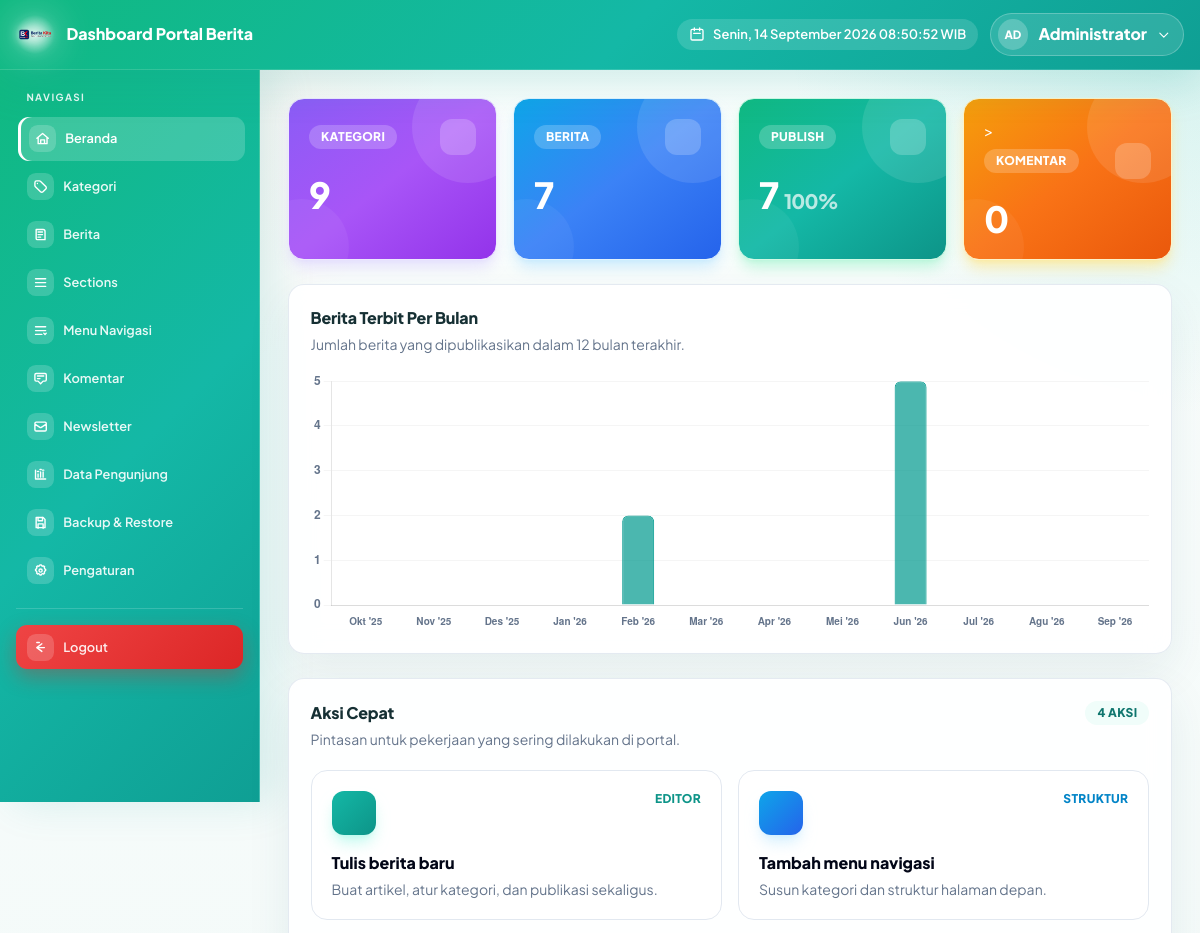
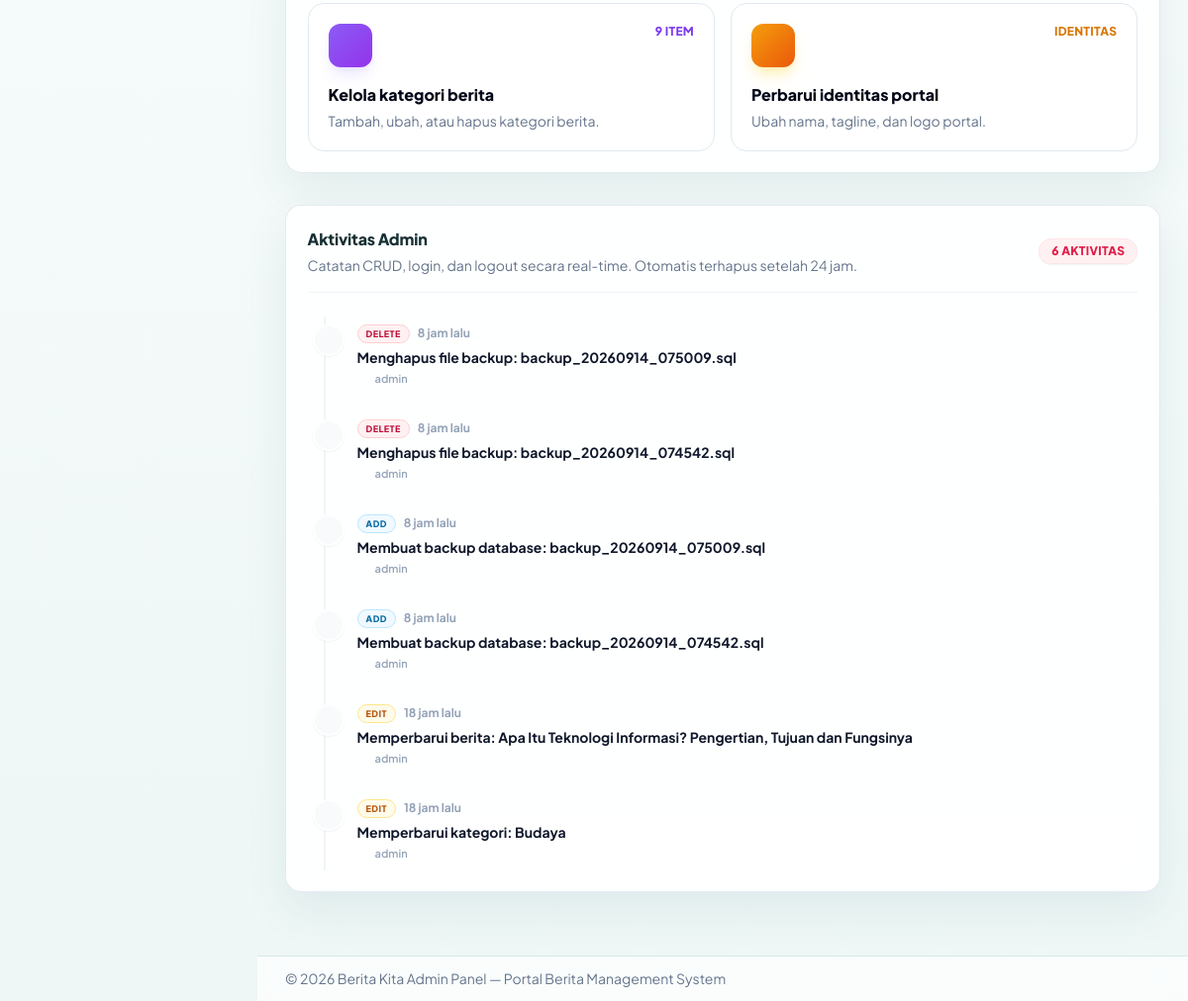
Screenshot of /admin/dashboard (signed in) with the database file from the repository (2 pictures, top to bottom).
### tables this page shows
CREATE TABLE `settings` (
  `id` int unsigned NOT NULL AUTO_INCREMENT,
  `site_name` varchar(150) NOT NULL,
  `site_tagline` varchar(255) DEFAULT NULL,
  `logo_path` varchar(255) DEFAULT NULL,
  `favicon_path` varchar(255) DEFAULT NULL,
  `latest_news_count` int NOT NULL DEFAULT '5',
  `created_at` timestamp NULL DEFAULT CURRENT_TIMESTAMP,
  `updated_at` timestamp NULL DEFAULT NULL ON UPDATE CURRENT_TIMESTAMP,
  `footer_email` varchar(255) DEFAULT NULL,
  `footer_address` text,
  `footer_phone` varchar(50) DEFAULT NULL,
  `footer_social_facebook` varchar(255) DEFAULT NULL,
  `footer_social_twitter` varchar(255) DEFAULT NULL,
  `footer_social_instagram` varchar(255) DEFAULT NULL,
  `komentar_aktif` tinyint(1) NOT NULL DEFAULT '1',
  `komentar_moderasi` tinyint(1) NOT NULL DEFAULT '1',
  `komentar_captcha` tinyint(1) NOT NULL DEFAULT '1',
  `komentar_max_links` tinyint NOT NULL DEFAULT '2',
  `komentar_interval_detik` int NOT NULL DEFAULT '30',
  `komentar_kata_kasar` text,
  `theme_id` varchar(50) NOT NULL DEFAULT 'indigo',
  `theme_color_id` varchar(50) NOT NULL DEFAULT 'purple',
  `footer_admin_link_url` varchar(255) DEFAULT '/admin/login',
  `footer_admin_link_title` varchar(255) DEFAULT 'Login Admin',
  `footer_admin_link_show` tinyint(1) NOT NULL DEFAULT '1',
  PRIMARY KEY (`id`)
);

CREATE TABLE `admin_logs` (
  `id` int NOT NULL AUTO_INCREMENT,
  `admin_id` int DEFAULT NULL,
  `action` varchar(50) DEFAULT NULL,
  `details` varchar(255) DEFAULT NULL,
  `created_at` datetime DEFAULT NULL,
  PRIMARY KEY (`id`)
);

### admin/dashboard.php (the view, shortened to what the rows shown need)
<?php
require_once __DIR__ . '/auth.php';
$bulanIndonesia = ['Januari','Februari','Maret','April','Mei','Juni','Juli','Agustus','September','Oktober','November','Desember'];
$monthlyData = [];
for ($i = 11; $i >= 0; $i--) {
    $ts = strtotime("-$i months");
    $y = (int)date('Y', $ts);
    $m = (int)date('n', $ts);
    $monthlyData[] = ['year' => $y, 'month' => $m, 'label' => $bulanIndonesia[$m - 1] . ' ' . $y, 'count' => 0];
}
$sqlMonthly = "SELECT YEAR(tanggal_publikasi) AS y, MONTH(tanggal_publikasi) AS m, COUNT(*) AS jml
               FROM berita
               WHERE status = 'publish' AND tanggal_publikasi IS NOT NULL
               GROUP BY YEAR(tanggal_publikasi), MONTH(tanggal_publikasi)";
$resMonthly = $conn->query($sqlMonthly);
$logs = [];
$logsResult = $conn->query("SELECT admin_logs.*, admin_users.username AS admin_username
                             FROM admin_logs
                             LEFT JOIN admin_users ON admin_users.id = admin_logs.admin_id
                             ORDER BY admin_logs.id DESC LIMIT 50");
if ($logsResult) {
    while ($lr = $logsResult->fetch_assoc()) {
        $logs[] = $lr;
    }
}
include __DIR__ . '/header.php';
?>
                <span class="grid h-9 w-9 place-items-center rounded-xl bg-white/20"><?php echo ui_icon('layers', 'w-5 h-5'); ?></span>
<div class="mb-6 card">
    <div class="card-body">
        <div class="mb-4">
            <h2 class="h6 mb-1">Berita Terbit Per Bulan</h2>
        </div>
    </div>
</div>
<div class="card">
    <div class="card-body">
        <div class="mb-5 flex items-start justify-between gap-4">
            <div>
                <h2 class="h6 mb-1">Aksi Cepat</h2>
            </div>
        </div>
    </div>
</div>
<section class="mt-8 mb-6 card">
    <div class="card-body">
        <div class="mb-6 flex items-center justify-between gap-4 border-b border-slate-100 pb-4">
            <div>
                <h2 class="h6 mb-1">Aktivitas Admin</h2>
            </div>
        </div>
        <?php if (empty($logs)): ?>
            <div class="rounded-2xl border border-dashed border-slate-200 p-8 text-center text-sm font-semibold text-slate-400">Belum ada aktivitas tercatat hari ini.</div>
        <?php else: ?>
            <div class="relative ml-4 border-l-2 border-slate-100 pl-8 space-y-8 py-2">
                <?php foreach ($logs as $log):
                    $action = $log['action'] ?? '';
                    $details = htmlspecialchars($log['details'] ?? '');
                    $time = time_ago($log['created_at'] ?? '');
                    $badge = match ($action) {
                        'login' => 'bg-emerald-50 text-emerald-700 border-emerald-200',
                        'logout' => 'bg-slate-50 text-slate-600 border-slate-200',
                        'add' => 'bg-sky-50 text-sky-700 border-sky-200',
                        'edit', 'update' => 'bg-amber-50 text-amber-700 border-amber-200',
                        'delete' => 'bg-rose-50 text-rose-700 border-rose-200',
                        default => 'bg-slate-50 text-slate-600 border-slate-200',
                    };
                    $icon = match ($action) {
                        'login' => 'user',
                        'logout' => 'exit',
                        'add' => 'plus',
                        'edit', 'update' => 'edit',
                        'delete' => 'trash',
                        default => 'info',
                    };
                    $iconColor = match ($action) {
                        'login' => 'text-emerald-500',
                        'add' => 'text-sky-500',
                        'edit', 'update' => 'text-amber-500',
                        'delete' => 'text-rose-500',
                        default => 'text-slate-400',
                    };
                ?>
                    <div class="relative">
                        <span class="absolute -left-[45px] top-0 flex h-8 w-8 items-center justify-center rounded-full border-2 border-white bg-slate-50 shadow-sm transition group-hover:scale-110">
                            <?php echo ui_icon($icon, 'w-3.5 h-3.5 ' . $iconColor); ?>
                        </span>
                        <div class="flex flex-col gap-1">
                            <div class="flex items-center gap-2">
                                <span class="rounded-full border px-2 py-0.5 text-[9px] font-black uppercase tracking-wider <?php echo $badge; ?>">
                                    <?php echo htmlspecialchars($action); ?>
                                </span>
                                <span class="text-xs font-bold text-slate-400"><?php echo $time; ?></span>
                            </div>
                            <div class="text-sm font-bold text-slate-900"><?php echo $details; ?></div>
                            <div class="flex items-center gap-1.5 text-[11px] font-semibold text-slate-400">
                                <?php echo ui_icon('user', 'w-3 h-3'); ?>
                                <?php echo htmlspecialchars($log['admin_username'] ?? 'Admin'); ?>
                            </div>
                        </div>
                    </div>
                <?php endforeach; ?>
            </div>
        <?php endif; ?>
    </div>
</section>
<script>
(function () {
    var labels = <?php echo json_encode(array_map(function ($d) { return $d['label']; }, $monthlyData)); ?>;
    var data   = <?php echo json_encode(array_map(function ($d) { return $d['count']; }, $monthlyData)); ?>;
    var ctx = document.getElementById('chartBulanan');
    if (!ctx) return;
    new Chart(ctx, {
        type: 'bar',
        data: {
            labels: labels,
            datasets: [{
                label: 'Berita Terbit',
                data: data,
                backgroundColor: 'rgba(15, 159, 148, 0.75)',
                borderColor: 'rgba(15, 159, 148, 1)',
                borderWidth: 1,
                borderRadius: 6,
                maxBarThickness: 32
            }]
        },
        options: {
            responsive: true,
            maintainAspectRatio: false,
            plugins: {
                legend: { display: false },
                tooltip: {
                    callbacks: {
                        title: function (items) { return items[0].label; },
                        label: function (item) { return item.raw + ' berita'; }
                    }
                }
            },
            scales: {
                y: {
                    beginAtZero: true,
                    ticks: {
                        stepSize: 1,
                        font: { weight: '700' },
                        color: '#64748b'
                    },
                    grid: { color: 'rgba(0,0,0,0.04)' }
                },
                x: {
                    ticks: {
                        maxRotation: 45,
                        minRotation: 0,
                        font: { size: 10, weight: '600' },
                        color: '#64748b',
                        callback: function (val, index) {
                            var parts = labels[index].split(' ');
                            return parts[0].substring(0, 3) + (parts[1] ? " '" + parts[1].substring(2) : '');
                        }
                    },
                    grid: { display: false }
                }
            }
        }
    });
})();
</script>
<?php
include __DIR__ . '/footer.php';

### admin/header.php (shortened to what the rows shown need)
<?php
require_once __DIR__ . '/auth.php';
?>
<!doctype html>
<html lang="id">
<head>
    <script src="https://cdn.tailwindcss.com"></script>
</head>
<body>
<nav class="navbar navbar-expand navbar-dark navbar-admin">
    <div class="container-fluid">
        <a class="navbar-brand" href="dashboard">
            <span class="navbar-brand-logo" aria-hidden="true">
                <?php if (!empty($settings['logo_path'])): ?>
                    <img src="../<?php echo htmlspecialchars($settings['logo_path']); ?>" alt="">
                <?php endif; ?>
            </span>
        </a>
    </div>
</nav>
<div class="container-fluid admin-shell">
    <div class="admin-layout">
        <main>

### config.php (shortened to what the rows shown need)
<?php
$db_host = 'localhost';
$db_user = 'root';
$db_pass = '';
$db_name = 'portal_berita';
$conn = new mysqli($db_host, $db_user, $db_pass, $db_name);
$conn->set_charset('utf8mb4');
function time_ago($datetime) {
    $timestamp = strtotime($datetime);
    $diff = time() - $timestamp;
    if ($diff < 86400) return floor($diff / 3600) . ' jam lalu';
    return floor($diff / 86400) . ' hari lalu';
}
$settings = [
    'site_name' => 'Portal Berita',
    'site_tagline' => 'Portal berita modern dan informatif',
    'logo_path' => null,
    'favicon_path' => null,
    'latest_news_count' => 5,
    'footer_email' => null,
    'footer_address' => null,
    'footer_phone' => null,
    'footer_social_facebook' => null,
    'footer_social_twitter' => null,
    'footer_social_instagram' => null,
    'footer_admin_link_url' => '/admin/login',
    'footer_admin_link_title' => 'Login Admin',
    'footer_admin_link_show' => 1,
    'theme_id' => 'indigo',
    'theme_color_id' => 'purple',
];
function ui_icon(string $name, string $cls = 'w-5 h-5'): string
{
    $body = $b[$name] ?? $b['info'];
    return '<svg class="' . htmlspecialchars($cls) . '" viewBox="0 0 24 24" fill="none" stroke="currentColor" stroke-width="1.8" stroke-linecap="round" stroke-linejoin="round" aria-hidden="true">' . $body . '</svg>';
}
$resultSettings = $conn->query("SELECT * FROM settings ORDER BY id ASC LIMIT 1");
if ($resultSettings && $resultSettings->num_rows > 0) {
    $row = $resultSettings->fetch_assoc();
    $settings['site_name'] = $row['site_name'] ?? $settings['site_name'];
    $settings['site_tagline'] = $row['site_tagline'] ?? null;
    $settings['logo_path'] = $row['logo_path'] ?? null;
    $settings['favicon_path'] = $row['favicon_path'] ?? null;
    $settings['latest_news_count'] = max(1, min(20, (int)($row['latest_news_count'] ?? 5)));
    $settings['footer_email'] = $row['footer_email'] ?? null;
    $settings['footer_address'] = $row['footer_address'] ?? null;
    $settings['footer_phone'] = $row['footer_phone'] ?? null;
    $settings['footer_social_facebook'] = $row['footer_social_facebook'] ?? null;
    $settings['footer_social_twitter'] = $row['footer_social_twitter'] ?? null;
    $settings['footer_social_instagram'] = $row['footer_social_instagram'] ?? null;
    $settings['komentar_aktif'] = (int)($row['komentar_aktif'] ?? 1);
    $settings['komentar_moderasi'] = (int)($row['komentar_moderasi'] ?? 1);
    $settings['komentar_captcha'] = (int)($row['komentar_captcha'] ?? 1);
    $settings['komentar_max_links'] = max(0, min(10, (int)($row['komentar_max_links'] ?? 2)));
    $settings['komentar_interval_detik'] = max(5, min(600, (int)($row['komentar_interval_detik'] ?? 30)));
    $settings['theme_id'] = (string)($row['theme_id'] ?? $settings['theme_id']);
    $settings['theme_color_id'] = (string)($row['theme_color_id'] ?? $settings['theme_color_id']);
}

### admin/footer.php (shortened to what the rows shown need)
            <footer class="admin-footer">
                <p class="small text-muted mb-0">
                    &copy; <?php echo date('Y'); ?> <?php echo htmlspecialchars($settings['site_name'] ?? 'Portal Berita'); ?> Admin Panel &mdash; Portal Berita Management System
                </p>
            </footer>
        </main>
    </div>
</div>
</body>
</html>

### rows the page displays
settings: logo_path (picture), site_name "Berita Kita"
admin_logs: action "DELETE", created_at "8 jam lalu", details "Menghapus file backup: backup_20260914_075009.sql", admin_users.username "admin"
admin_logs: action "DELETE", created_at "8 jam lalu", details "Menghapus file backup: backup_20260914_074542.sql", admin_users.username "admin"
admin_logs: action "ADD", created_at "8 jam lalu", details "Membuat backup database: backup_20260914_075009.sql", admin_users.username "admin"
admin_logs: action "ADD", created_at "8 jam lalu", details "Membuat backup database: backup_20260914_074542.sql", admin_users.username "admin"
admin_logs: action "EDIT", created_at "18 jam lalu", details "Memperbarui berita: Apa Itu Teknologi Informasi? Pengertian, Tujuan dan Fungsinya", admin_users.username "admin"
admin_logs: action "EDIT", created_at "18 jam lalu", details "Memperbarui kategori: Budaya", admin_users.username "admin"

### other values shown
$_SESSION['admin_nama'] "Administrator"
$totalKategori "9"
$totalBerita "7"
$totalPublish "7"
$publishRate "100"
$totalKomentarPending "0"
$activityCount "6"
